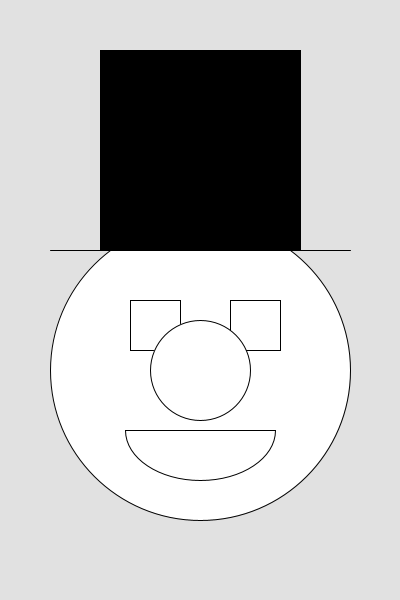
Frame 1 (no input)
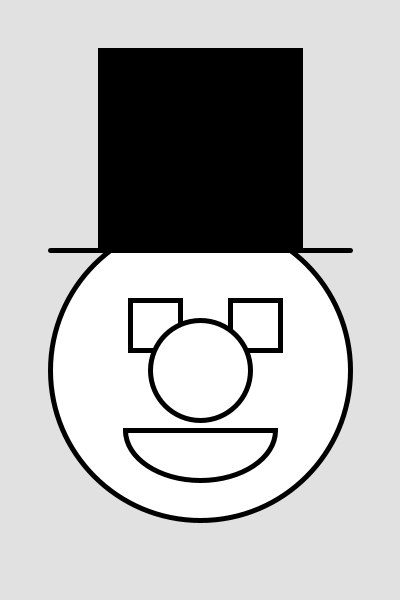
Frame 60 (the mouse pressed at the canvas centre just before this capture)
Frame 120 (the mouse held since frame 60 and released just before this capture): identical to frame 60, image omitted

The Processing sketch that drew these frames (run headless with seeded random() and noise(); from frame 60 on, the mouse is pressed at the canvas centre):

// Processing sketch: Uge35OPG
// ── Uge35OPG.pde
void setup(){
  size(400,600);
}
void draw(){
  // Set the background
  background(225);
  
  // Make head and face
  fill(255);
  circle(200,370,300);
 
 square(130,300,50);
 square(230,300,50);
 circle(200,370,100);
 arc(200, 430, 150, 100, 0,PI,CLOSE);
  
  // Make the hat
  fill(000);
  square(100,50,200);
  
  line(50,250,350,250);
  strokeWeight(5);
  
  
  
  
}
